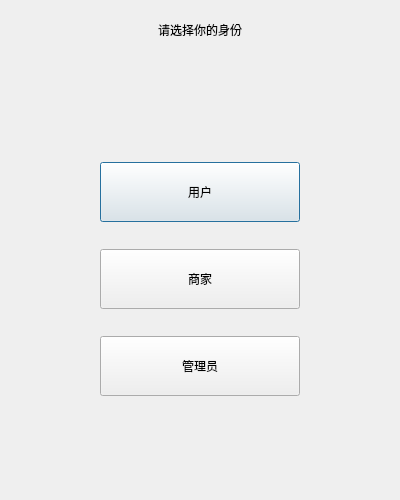
<?xml version="1.0" encoding="UTF-8"?>
<ui version="4.0">
 <class>BeginDialog</class>
 <widget class="QDialog" name="BeginDialog">
  <property name="geometry">
   <rect>
    <x>0</x>
    <y>0</y>
    <width>400</width>
    <height>500</height>
   </rect>
  </property>
  <property name="windowTitle">
   <string>请选择你的身份</string>
  </property>
  <layout class="QVBoxLayout" name="mainLayout">
   <property name="spacing">
    <number>0</number>
   </property>
   <property name="leftMargin">
    <number>0</number>
   </property>
   <property name="topMargin">
    <number>0</number>
   </property>
   <property name="rightMargin">
    <number>0</number>
   </property>
   <property name="bottomMargin">
    <number>0</number>
   </property>
   <item>
    <widget class="QWidget" name="topBar" native="true">
     <property name="minimumSize">
      <size>
       <width>0</width>
       <height>60</height>
      </size>
     </property>
     <property name="maximumSize">
      <size>
       <width>16777215</width>
       <height>60</height>
      </size>
     </property>
     <layout class="QHBoxLayout" name="horizontalLayout">
      <item>
       <widget class="QLabel" name="titleLabel">
        <property name="text">
         <string>请选择你的身份</string>
        </property>
        <property name="alignment">
         <set>Qt::AlignCenter</set>
        </property>
       </widget>
      </item>
     </layout>
    </widget>
   </item>
   <item>
    <layout class="QVBoxLayout" name="verticalLayout">
     <property name="spacing">
      <number>20</number>
     </property>
     <item>
      <spacer name="verticalSpacer_top">
       <property name="orientation">
        <enum>Qt::Vertical</enum>
       </property>
       <property name="sizeHint" stdset="0">
        <size>
         <width>20</width>
         <height>40</height>
        </size>
       </property>
      </spacer>
     </item>
     <item alignment="Qt::AlignHCenter">
      <widget class="QWidget" name="buttonContainer" native="true">
       <property name="minimumSize">
        <size>
         <width>200</width>
         <height>250</height>
        </size>
       </property>
       <property name="maximumSize">
        <size>
         <width>200</width>
         <height>250</height>
        </size>
       </property>
       <layout class="QVBoxLayout" name="buttonLayout">
        <property name="spacing">
         <number>20</number>
        </property>
        <property name="leftMargin">
         <number>0</number>
        </property>
        <property name="topMargin">
         <number>0</number>
        </property>
        <property name="rightMargin">
         <number>0</number>
        </property>
        <property name="bottomMargin">
         <number>0</number>
        </property>
        <item>
         <widget class="QPushButton" name="user_btn">
          <property name="minimumSize">
           <size>
            <width>0</width>
            <height>60</height>
           </size>
          </property>
          <property name="cursor">
           <cursorShape>PointingHandCursor</cursorShape>
          </property>
          <property name="text">
           <string>用户</string>
          </property>
         </widget>
        </item>
        <item>
         <widget class="QPushButton" name="merchant_btn">
          <property name="minimumSize">
           <size>
            <width>0</width>
            <height>60</height>
           </size>
          </property>
          <property name="cursor">
           <cursorShape>PointingHandCursor</cursorShape>
          </property>
          <property name="text">
           <string>商家</string>
          </property>
         </widget>
        </item>
        <item>
         <widget class="QPushButton" name="admin_btn">
          <property name="minimumSize">
           <size>
            <width>0</width>
            <height>60</height>
           </size>
          </property>
          <property name="cursor">
           <cursorShape>PointingHandCursor</cursorShape>
          </property>
          <property name="text">
           <string>管理员</string>
          </property>
         </widget>
        </item>
       </layout>
      </widget>
     </item>
     <item>
      <spacer name="verticalSpacer_bottom">
       <property name="orientation">
        <enum>Qt::Vertical</enum>
       </property>
       <property name="sizeHint" stdset="0">
        <size>
         <width>20</width>
         <height>40</height>
        </size>
       </property>
      </spacer>
     </item>
    </layout>
   </item>
  </layout>
 </widget>
 <resources/>
 <connections/>
</ui>
